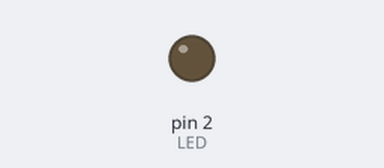
Recording of a sketch running on a simulated Arduino Uno, built with avr-gcc and run on an emulated ATmega328P. On the bench: output pins drawn as LEDs (lit = HIGH).

Above: at 0.1 s.
At 1.1 s:
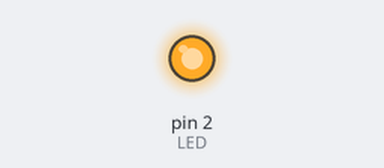
Timing chart, 0 to 2.6 s (numbered marks = the images above):
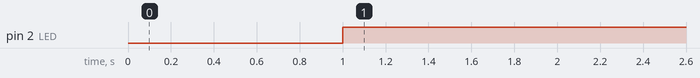

The sketch:

test36arduino_pythonSerialWrite.ino
```cpp
#define LED 2
char c;
int state = HIGH;
void setup(){
  Serial.begin(9600);
  pinMode(LED,OUTPUT);
}


void loop(){

  delay(1000);
  if(Serial.available()){
    c = Serial.read();

  }
  if(c=='1'){
      state = HIGH;
  }

  if(c=='0'){
    state = LOW;

  }
  digitalWrite(LED,state);
}
```

Measured:
- by itself, pin 2 (LED): LOW → HIGH at 1.0 s
